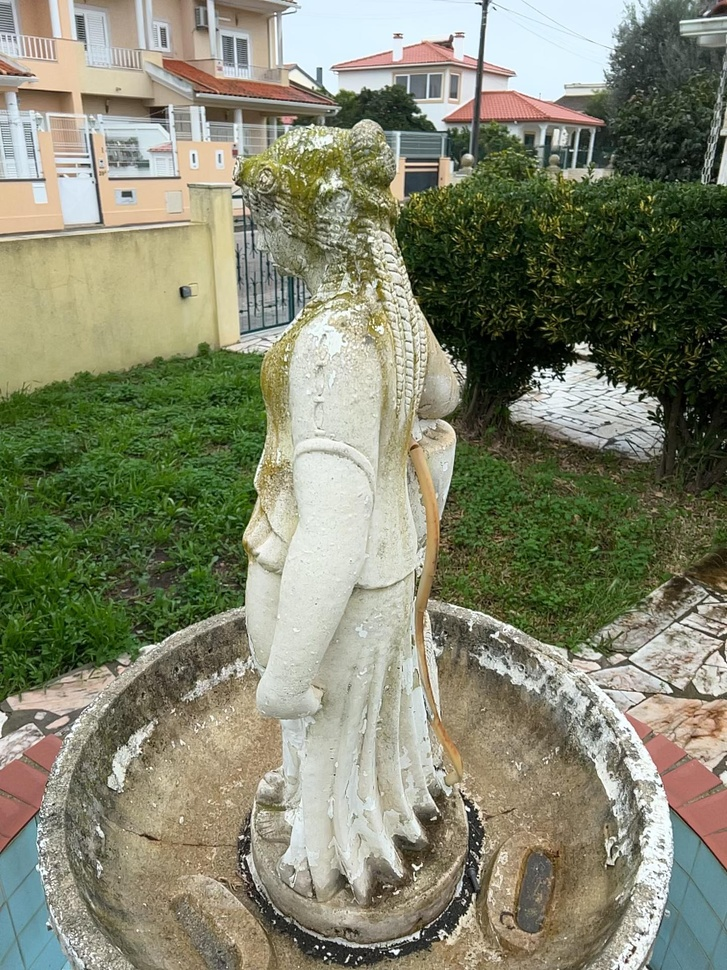
#> input picture assets/image_082.jpeg, 727 x 970 px, shrunk from 1440 x 1920 before the run
$ python build_colmap_db.py --image_dir ../assets
#> lines starting #> are read from the running program, lines starting #| are printed output that depends on the picture
### utils/colmap_db_writer.py
# utils/colmap_db_writer.py
import os
import sqlite3
import numpy as np
from pathlib import Path


# Helpers for COLMAP DB format
def array_to_blob(arr: np.ndarray) -> bytes:
    return arr.tobytes()

def blob_to_array(blob: bytes, dtype, shape):
    return np.frombuffer(blob, dtype=dtype).reshape(*shape)

# [5 lines left out: function image_ids_to_pair_id, not called in this run]

def ensure_dir(p: Path):
    p.mkdir(parents=True, exist_ok=True)


# COLMAP DB schema (minimal)
COLMAP_SCHEMA = """
PRAGMA foreign_keys=ON;

CREATE TABLE IF NOT EXISTS cameras (
    camera_id INTEGER PRIMARY KEY AUTOINCREMENT NOT NULL,
    model INTEGER NOT NULL,
    width INTEGER NOT NULL,
    height INTEGER NOT NULL,
    params BLOB NOT NULL,
    prior_focal_length INTEGER NOT NULL
);

CREATE TABLE IF NOT EXISTS images (
    image_id INTEGER PRIMARY KEY AUTOINCREMENT NOT NULL,
    name TEXT NOT NULL UNIQUE,
    camera_id INTEGER NOT NULL,
    prior_qw REAL,
    prior_qx REAL,
    prior_qy REAL,
    prior_qz REAL,
    prior_tx REAL,
    prior_ty REAL,
    prior_tz REAL,
    CONSTRAINT image_id_check CHECK(image_id >= 0 and image_id < 2147483647),
    FOREIGN KEY(camera_id) REFERENCES cameras(camera_id)
);

CREATE TABLE IF NOT EXISTS keypoints (
    image_id INTEGER PRIMARY KEY NOT NULL,
    rows INTEGER NOT NULL,
    cols INTEGER NOT NULL,
    data BLOB NOT NULL,
    FOREIGN KEY(image_id) REFERENCES images(image_id) ON DELETE CASCADE
);

CREATE TABLE IF NOT EXISTS descriptors (
    image_id INTEGER PRIMARY KEY NOT NULL,
    rows INTEGER NOT NULL,
    cols INTEGER NOT NULL,
    data BLOB NOT NULL,
    FOREIGN KEY(image_id) REFERENCES images(image_id) ON DELETE CASCADE
);

CREATE TABLE IF NOT EXISTS matches (
    pair_id INTEGER PRIMARY KEY NOT NULL,
    rows INTEGER NOT NULL,
    cols INTEGER NOT NULL,
    data BLOB NOT NULL
);

CREATE TABLE IF NOT EXISTS two_view_geometries (
    pair_id INTEGER PRIMARY KEY NOT NULL,
    rows INTEGER NOT NULL,
    cols INTEGER NOT NULL,
    data BLOB,
    config INTEGER NOT NULL,
    F BLOB,
    E BLOB,
    H BLOB,
    qvec BLOB,
    tvec BLOB
);

CREATE UNIQUE INDEX IF NOT EXISTS index_images_name ON images(name);
"""

# Camera models enum (COLMAP)
# We only need PINHOLE for now.
CAMERA_MODEL_IDS = {
    "SIMPLE_PINHOLE": 0,
    "PINHOLE": 1,
    "SIMPLE_RADIAL": 2,
    "RADIAL": 3,
    "OPENCV": 4,
    "OPENCV_FISHEYE": 5,
    "FULL_OPENCV": 6,
    "FOV": 7,
    "SIMPLE_RADIAL_FISHEYE": 8,
    "RADIAL_FISHEYE": 9,
    "THIN_PRISM_FISHEYE": 10,
}

class ColmapDatabase:
    def __init__(self, db_path: str | Path):
        self.db_path = str(db_path)
        self.conn = sqlite3.connect(self.db_path)
        self.conn.executescript(COLMAP_SCHEMA)
        self.conn.commit()

    def close(self):
        self.conn.commit()
        self.conn.close()

    def add_camera_pinhole(self, width: int, height: int, fx: float, fy: float, cx: float, cy: float) -> int:
        model_id = CAMERA_MODEL_IDS["PINHOLE"]
        params = np.array([fx, fy, cx, cy], dtype=np.float64)
        cur = self.conn.cursor()
        cur.execute(
            "INSERT INTO cameras(model, width, height, params, prior_focal_length) VALUES(?,?,?,?,?)",
            (model_id, width, height, array_to_blob(params), 1),
        )
        self.conn.commit()
        return cur.lastrowid

    def add_image(self, name: str, camera_id: int) -> int:
        cur = self.conn.cursor()
        cur.execute(
            "INSERT INTO images(name, camera_id, prior_qw, prior_qx, prior_qy, prior_qz, prior_tx, prior_ty, prior_tz) "
            "VALUES(?,?,?,?,?,?,?,?,?)",
            (name, camera_id, None, None, None, None, None, None, None),
        )
        self.conn.commit()
        return cur.lastrowid

    # [78 lines left out: functions add_keypoints, add_descriptors, add_matches, add_two_view_geometry, not called in this run]

    def commit(self):
        self.conn.commit()

### scripts/build_colmap_db.py
# scripts/build_colmap_db.py
import argparse
from pathlib import Path
try:
    import cv2  # type: ignore
except ImportError:
    cv2 = None
from PIL import Image
import sys

sys.path.insert(1,'/home/brucewayne/image3d/utils')

from colmap_db_writer import ColmapDatabase

IMAGE_EXTS = {".jpg", ".jpeg", ".png", ".bmp", ".tiff", ".webp"}


def main(image_dir: str, db_path: str):
#> called with image_dir = '../assets', db_path = 'database.db'
    image_dir = Path(image_dir)
    images = sorted([p for p in image_dir.iterdir() if p.suffix.lower() in IMAGE_EXTS])
    if not images:
        raise RuntimeError(f"No images found in {image_dir}")

    # Read first image to get width/height
    if cv2 is not None:
        im0 = cv2.imread(str(images[0]), cv2.IMREAD_GRAYSCALE)
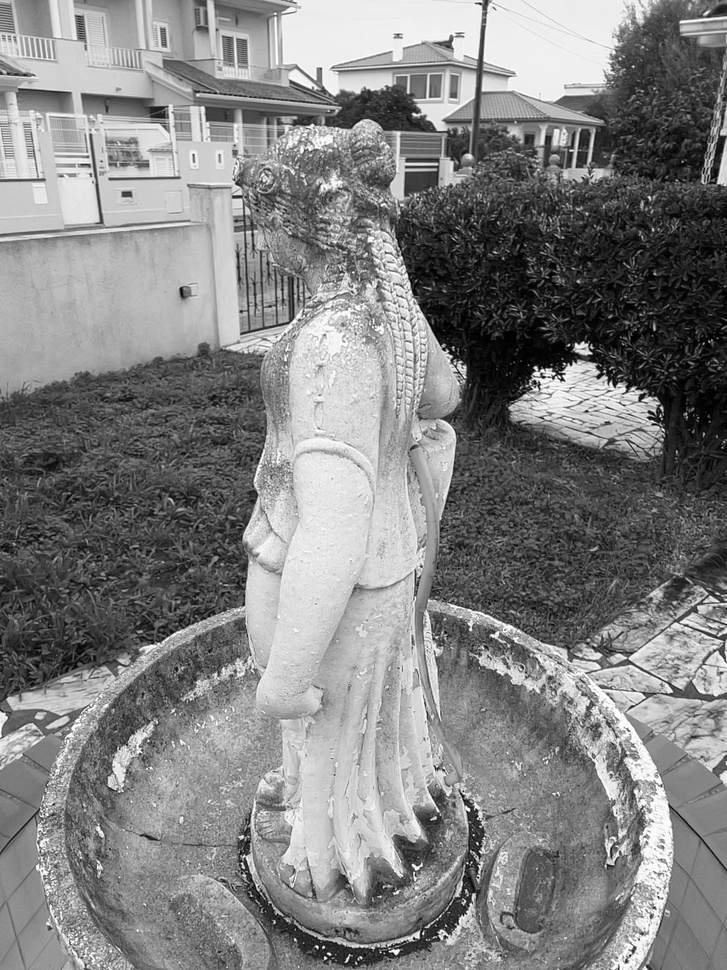
#> im0: shape (970, 727); min 0, max 255, mean 130.1
        if im0 is None:
            raise RuntimeError(f"Cannot read {images[0]}")
        h, w = im0.shape[:2]
#> h = 970; w = 727
    else:
        im0 = Image.open(images[0]).convert("L")
        w, h = im0.size

    # Simple focal guess (works as a baseline)
    # A common heuristic: fx=fy=1.2*max(w,h), cx=w/2, cy=h/2
    f = 1.2 * max(w, h)
#> f = 1164
    cx, cy = w / 2.0, h / 2.0
#> cx = 363.5; cy = 485

    db = ColmapDatabase(db_path)
    cam_id = db.add_camera_pinhole(width=w, height=h, fx=f, fy=f, cx=cx, cy=cy)
#> cam_id = 1

    name_to_id = {}
    for img in images:
        img_id = db.add_image(img.name, cam_id)
        name_to_id[img.name] = img_id

    db.commit()
    db.close()

    print(f"DB created: {db_path}")
    print(f"Inserted {len(images)} images with camera_id={cam_id}")
#| Inserted 2 images with camera_id=1

if __name__ == "__main__":
    ap = argparse.ArgumentParser()
    ap.add_argument("--image_dir", required=True)
    ap.add_argument("--db_path", default="database.db")
    args = ap.parse_args()
    main(args.image_dir, args.db_path)

$ run again, on assets/image_230.jpeg
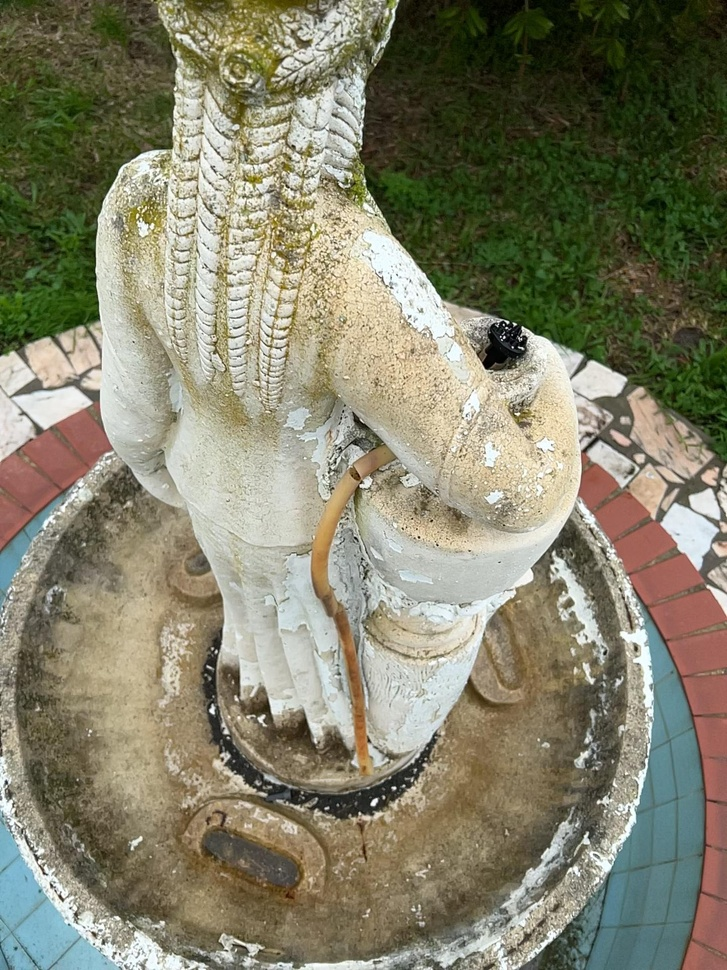
#> input picture assets/image_230.jpeg, 727 x 970 px, shrunk from 1440 x 1920 before the run
#> in main, `im0 = cv2.imread(str(images[0]), cv2.IMREAD_GRAYSCALE)`:
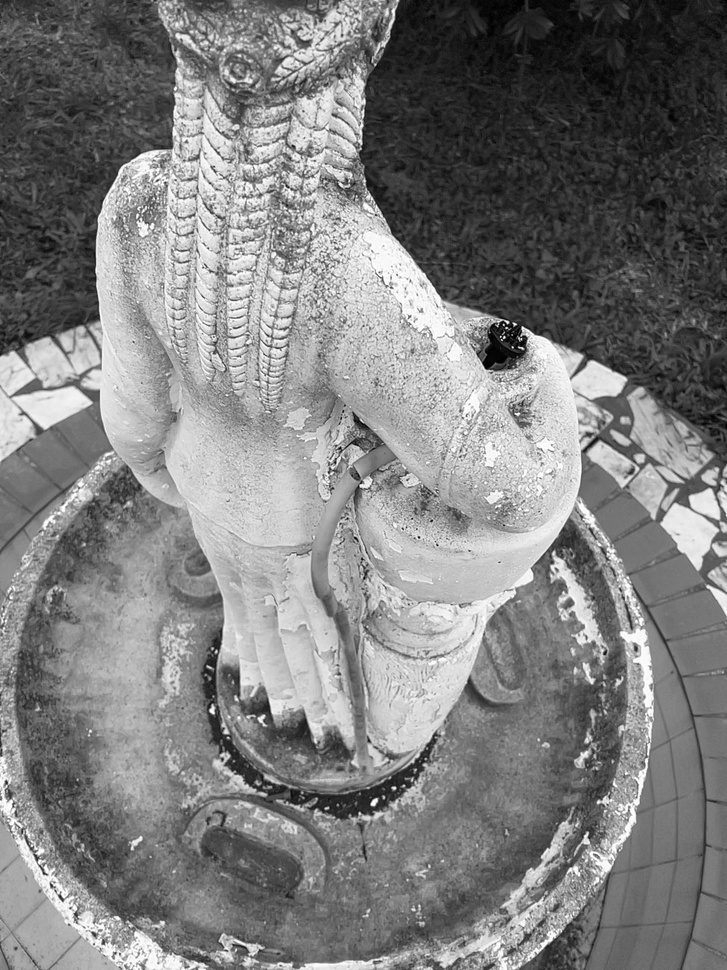
#> im0: shape (970, 727); min 0, max 255, mean 126.6
#| Inserted 1 images with camera_id=1

$ run again, on assets/dense_reconstruction.png
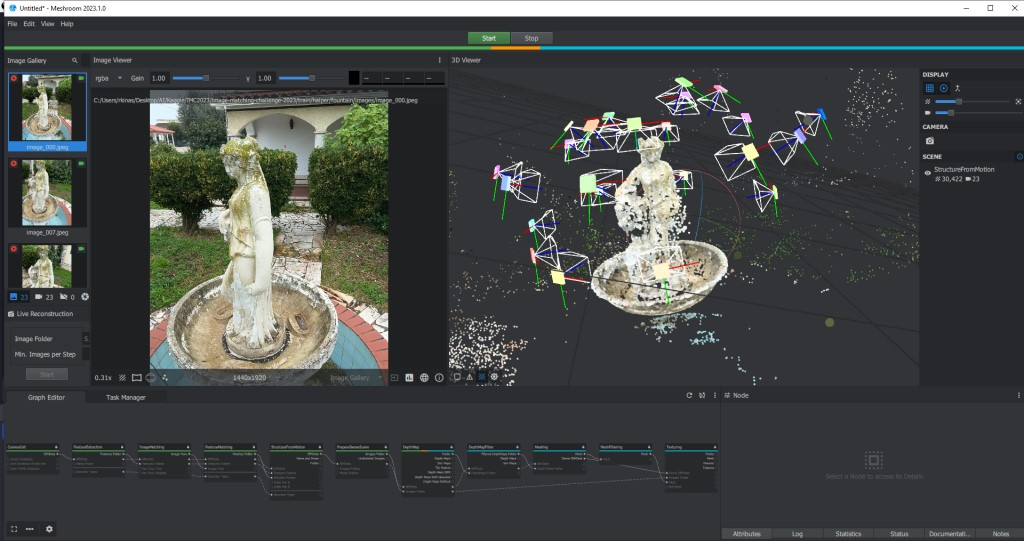
#> input picture assets/dense_reconstruction.png, 1024 x 541 px
#> in main, `im0 = cv2.imread(str(images[0]), cv2.IMREAD_GRAYSCALE)`:
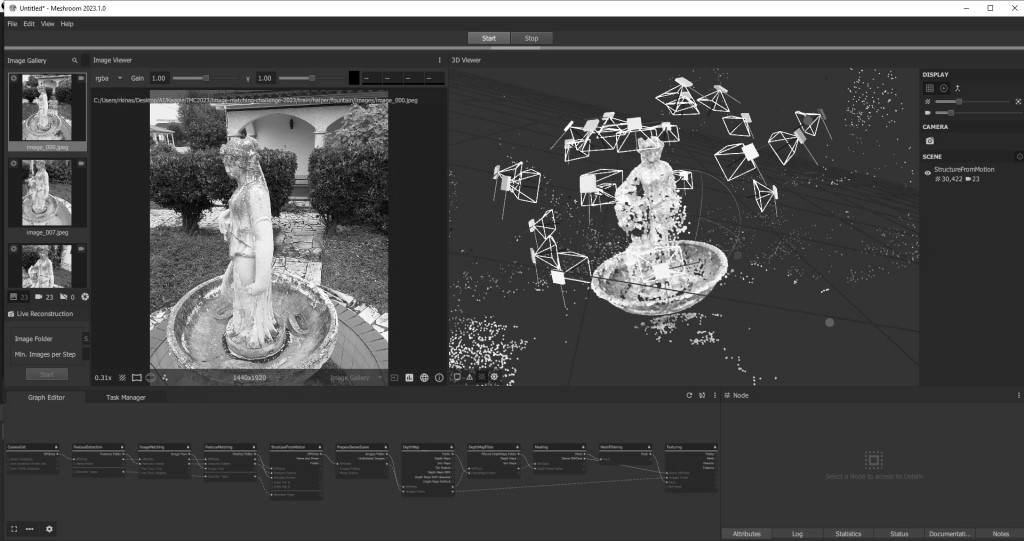
#> im0: shape (541, 1024); min 0, max 255, mean 71.1
#| Inserted 1 images with camera_id=1
